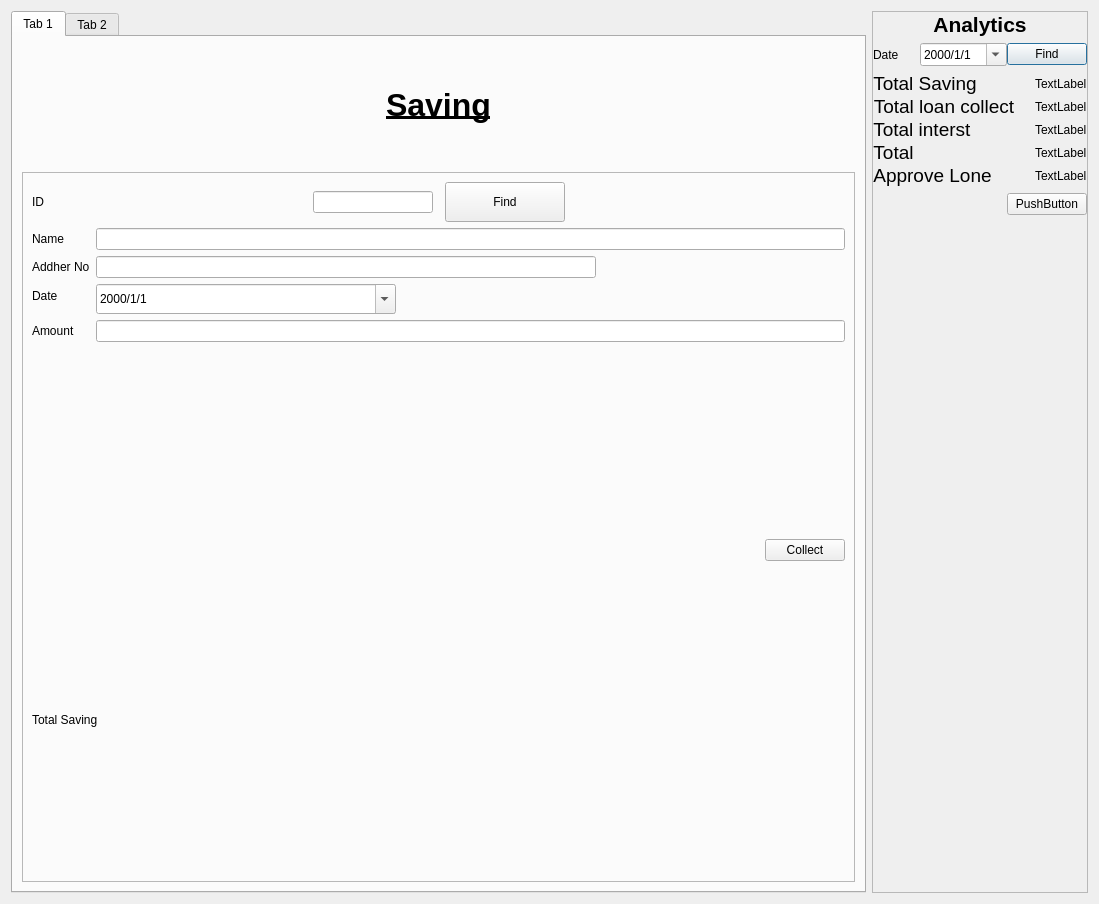
<?xml version="1.0" encoding="UTF-8"?>
<ui version="4.0">
 <class>Dialog</class>
 <widget class="QDialog" name="Dialog">
  <property name="geometry">
   <rect>
    <x>0</x>
    <y>0</y>
    <width>1099</width>
    <height>904</height>
   </rect>
  </property>
  <property name="windowTitle">
   <string>Dialog</string>
  </property>
  <layout class="QGridLayout" name="gridLayout_2">
   <item row="0" column="0">
    <layout class="QGridLayout" name="gridLayout" columnstretch="3,0">
     <item row="0" column="1">
      <widget class="QFrame" name="frame">
       <property name="frameShape">
        <enum>QFrame::StyledPanel</enum>
       </property>
       <property name="frameShadow">
        <enum>QFrame::Raised</enum>
       </property>
       <layout class="QGridLayout" name="gridLayout_6" rowstretch="0,0,0,0,0" rowminimumheight="0,0,2,0,0">
        <property name="leftMargin">
         <number>0</number>
        </property>
        <property name="topMargin">
         <number>0</number>
        </property>
        <property name="rightMargin">
         <number>0</number>
        </property>
        <property name="bottomMargin">
         <number>0</number>
        </property>
        <property name="horizontalSpacing">
         <number>0</number>
        </property>
        <item row="0" column="0">
         <layout class="QVBoxLayout" name="verticalLayout_2">
          <item>
           <widget class="QLabel" name="label_8">
            <property name="text">
             <string>&lt;!DOCTYPE HTML PUBLIC &quot;-//W3C//DTD HTML 4.0//EN&quot; &quot;http://www.w3.org/TR/REC-html40/strict.dtd&quot;&gt;
&lt;html&gt;&lt;head&gt;&lt;meta name=&quot;qrichtext&quot; content=&quot;1&quot; /&gt;&lt;style type=&quot;text/css&quot;&gt;
p, li { white-space: pre-wrap; }
&lt;/style&gt;&lt;/head&gt;&lt;body style=&quot; font-family:'MS Shell Dlg 2'; font-size:8pt; font-weight:400; font-style:normal;&quot;&gt;
&lt;p align=&quot;center&quot; style=&quot; margin-top:0px; margin-bottom:0px; margin-left:0px; margin-right:0px; -qt-block-indent:0; text-indent:0px;&quot;&gt;&lt;span style=&quot; font-size:16pt; font-weight:600;&quot;&gt;Analytics&lt;/span&gt;&lt;/p&gt;&lt;/body&gt;&lt;/html&gt;</string>
            </property>
           </widget>
          </item>
         </layout>
        </item>
        <item row="2" column="0">
         <layout class="QFormLayout" name="formLayout">
          <property name="horizontalSpacing">
           <number>20</number>
          </property>
          <item row="0" column="0">
           <widget class="QLabel" name="label_9">
            <property name="text">
             <string>&lt;html&gt;&lt;head/&gt;&lt;body&gt;&lt;p align=&quot;center&quot;&gt;&lt;span style=&quot; font-size:14pt;&quot;&gt;Total Saving&lt;/span&gt;&lt;/p&gt;&lt;/body&gt;&lt;/html&gt;</string>
            </property>
           </widget>
          </item>
          <item row="0" column="1">
           <widget class="QLabel" name="label_15">
            <property name="text">
             <string>TextLabel</string>
            </property>
           </widget>
          </item>
          <item row="1" column="0">
           <widget class="QLabel" name="label_10">
            <property name="text">
             <string>&lt;html&gt;&lt;head/&gt;&lt;body&gt;&lt;p align=&quot;center&quot;&gt;&lt;span style=&quot; font-size:14pt;&quot;&gt;Total loan collect&lt;/span&gt;&lt;/p&gt;&lt;/body&gt;&lt;/html&gt;</string>
            </property>
           </widget>
          </item>
          <item row="1" column="1">
           <widget class="QLabel" name="label_16">
            <property name="text">
             <string>TextLabel</string>
            </property>
           </widget>
          </item>
          <item row="2" column="0">
           <widget class="QLabel" name="label_11">
            <property name="text">
             <string>&lt;html&gt;&lt;head/&gt;&lt;body&gt;&lt;p align=&quot;center&quot;&gt;&lt;span style=&quot; font-size:14pt;&quot;&gt;Total interst &lt;/span&gt;&lt;/p&gt;&lt;/body&gt;&lt;/html&gt;</string>
            </property>
           </widget>
          </item>
          <item row="2" column="1">
           <widget class="QLabel" name="label_17">
            <property name="text">
             <string>TextLabel</string>
            </property>
           </widget>
          </item>
          <item row="3" column="0">
           <widget class="QLabel" name="label_12">
            <property name="text">
             <string>&lt;html&gt;&lt;head/&gt;&lt;body&gt;&lt;p align=&quot;center&quot;&gt;&lt;span style=&quot; font-size:14pt;&quot;&gt;Total&lt;/span&gt;&lt;/p&gt;&lt;/body&gt;&lt;/html&gt;</string>
            </property>
           </widget>
          </item>
          <item row="3" column="1">
           <widget class="QLabel" name="label_18">
            <property name="text">
             <string>TextLabel</string>
            </property>
           </widget>
          </item>
          <item row="4" column="0">
           <widget class="QLabel" name="label_13">
            <property name="text">
             <string>&lt;html&gt;&lt;head/&gt;&lt;body&gt;&lt;p align=&quot;center&quot;&gt;&lt;span style=&quot; font-size:14pt;&quot;&gt;Approve Lone&lt;/span&gt;&lt;/p&gt;&lt;/body&gt;&lt;/html&gt;</string>
            </property>
           </widget>
          </item>
          <item row="4" column="1">
           <widget class="QLabel" name="label_19">
            <property name="text">
             <string>TextLabel</string>
            </property>
           </widget>
          </item>
         </layout>
        </item>
        <item row="4" column="0">
         <spacer name="verticalSpacer">
          <property name="orientation">
           <enum>Qt::Vertical</enum>
          </property>
          <property name="sizeHint" stdset="0">
           <size>
            <width>20</width>
            <height>40</height>
           </size>
          </property>
         </spacer>
        </item>
        <item row="1" column="0">
         <layout class="QHBoxLayout" name="horizontalLayout_4">
          <item>
           <widget class="QLabel" name="label_14">
            <property name="text">
             <string>Date</string>
            </property>
           </widget>
          </item>
          <item>
           <widget class="QDateEdit" name="dateEdit">
            <property name="currentSection">
             <enum>QDateTimeEdit::YearSection</enum>
            </property>
            <property name="displayFormat">
             <string>yyyy/M/d</string>
            </property>
            <property name="calendarPopup">
             <bool>true</bool>
            </property>
           </widget>
          </item>
          <item>
           <widget class="QPushButton" name="analytics_data_find">
            <property name="text">
             <string>Find</string>
            </property>
           </widget>
          </item>
         </layout>
        </item>
        <item row="3" column="0">
         <layout class="QHBoxLayout" name="horizontalLayout_5">
          <item>
           <spacer name="horizontalSpacer_2">
            <property name="orientation">
             <enum>Qt::Horizontal</enum>
            </property>
            <property name="sizeHint" stdset="0">
             <size>
              <width>40</width>
              <height>20</height>
             </size>
            </property>
           </spacer>
          </item>
          <item>
           <widget class="QPushButton" name="pushButton">
            <property name="text">
             <string>PushButton</string>
            </property>
           </widget>
          </item>
         </layout>
        </item>
       </layout>
      </widget>
     </item>
     <item row="0" column="0">
      <widget class="QTabWidget" name="tabWidget">
       <property name="currentIndex">
        <number>0</number>
       </property>
       <widget class="QWidget" name="tab">
        <attribute name="title">
         <string>Tab 1</string>
        </attribute>
        <layout class="QGridLayout" name="gridLayout_5">
         <item row="1" column="1">
          <widget class="QFrame" name="frame_2">
           <property name="frameShape">
            <enum>QFrame::StyledPanel</enum>
           </property>
           <property name="frameShadow">
            <enum>QFrame::Raised</enum>
           </property>
           <layout class="QGridLayout" name="gridLayout_7">
            <item row="0" column="0">
             <layout class="QGridLayout" name="gridLayout_4">
              <item row="0" column="0">
               <layout class="QHBoxLayout" name="horizontalLayout_2">
                <property name="spacing">
                 <number>12</number>
                </property>
                <property name="rightMargin">
                 <number>280</number>
                </property>
                <item>
                 <widget class="QLabel" name="label_7">
                  <property name="styleSheet">
                   <string notr="true">QLabel{
	font: 75 14pt &quot;Arial&quot;;
}</string>
                  </property>
                  <property name="text">
                   <string>ID</string>
                  </property>
                 </widget>
                </item>
                <item>
                 <widget class="QLineEdit" name="sname_3">
                  <property name="maximumSize">
                   <size>
                    <width>120</width>
                    <height>16777215</height>
                   </size>
                  </property>
                  <property name="styleSheet">
                   <string notr="true"/>
                  </property>
                 </widget>
                </item>
                <item>
                 <widget class="QPushButton" name="sfind_btn">
                  <property name="maximumSize">
                   <size>
                    <width>120</width>
                    <height>40</height>
                   </size>
                  </property>
                  <property name="text">
                   <string>Find</string>
                  </property>
                 </widget>
                </item>
               </layout>
              </item>
              <item row="2" column="0">
               <layout class="QHBoxLayout" name="horizontalLayout">
                <item>
                 <spacer name="horizontalSpacer">
                  <property name="orientation">
                   <enum>Qt::Horizontal</enum>
                  </property>
                  <property name="sizeHint" stdset="0">
                   <size>
                    <width>40</width>
                    <height>20</height>
                   </size>
                  </property>
                 </spacer>
                </item>
                <item>
                 <widget class="QPushButton" name="scollect_btn">
                  <property name="text">
                   <string>Collect</string>
                  </property>
                 </widget>
                </item>
               </layout>
              </item>
              <item row="1" column="0">
               <layout class="QFormLayout" name="formLayout_2">
                <item row="0" column="0">
                 <widget class="QLabel" name="label">
                  <property name="styleSheet">
                   <string notr="true">QLabel{
	font: 75 14pt &quot;Arial&quot;;
}</string>
                  </property>
                  <property name="text">
                   <string>Name</string>
                  </property>
                 </widget>
                </item>
                <item row="0" column="1">
                 <widget class="QLineEdit" name="sname">
                  <property name="styleSheet">
                   <string notr="true"/>
                  </property>
                 </widget>
                </item>
                <item row="1" column="0">
                 <widget class="QLabel" name="label_2">
                  <property name="styleSheet">
                   <string notr="true">QLabel{
	font: 75 14pt &quot;Arial&quot;;
}</string>
                  </property>
                  <property name="text">
                   <string>Addher No</string>
                  </property>
                 </widget>
                </item>
                <item row="1" column="1">
                 <widget class="QLineEdit" name="saddher">
                  <property name="maximumSize">
                   <size>
                    <width>500</width>
                    <height>16777215</height>
                   </size>
                  </property>
                 </widget>
                </item>
                <item row="2" column="0">
                 <widget class="QLabel" name="label_3">
                  <property name="styleSheet">
                   <string notr="true">QLabel{
	font: 75 14pt &quot;Arial&quot;;
}</string>
                  </property>
                  <property name="text">
                   <string>Date</string>
                  </property>
                 </widget>
                </item>
                <item row="2" column="1">
                 <widget class="QDateEdit" name="sdate">
                  <property name="minimumSize">
                   <size>
                    <width>200</width>
                    <height>30</height>
                   </size>
                  </property>
                  <property name="maximumSize">
                   <size>
                    <width>300</width>
                    <height>16777215</height>
                   </size>
                  </property>
                  <property name="displayFormat">
                   <string>yyyy/M/d</string>
                  </property>
                  <property name="calendarPopup">
                   <bool>true</bool>
                  </property>
                 </widget>
                </item>
                <item row="3" column="0">
                 <widget class="QLabel" name="snamelabel">
                  <property name="styleSheet">
                   <string notr="true">QLabel{
	font: 75 14pt &quot;Arial&quot;;
}</string>
                  </property>
                  <property name="text">
                   <string>Amount</string>
                  </property>
                 </widget>
                </item>
                <item row="3" column="1">
                 <widget class="QLineEdit" name="samount"/>
                </item>
               </layout>
              </item>
              <item row="3" column="0">
               <layout class="QHBoxLayout" name="horizontalLayout_3">
                <item>
                 <widget class="QLabel" name="snamelabel_2">
                  <property name="styleSheet">
                   <string notr="true">QLabel{
	font: 75 14pt &quot;Arial&quot;;
}</string>
                  </property>
                  <property name="text">
                   <string>Total Saving</string>
                  </property>
                 </widget>
                </item>
                <item>
                 <widget class="QLabel" name="member_total_saving">
                  <property name="styleSheet">
                   <string notr="true">font: 75 italic 12pt &quot;Verdana&quot;;
color:rgb(255, 122, 61);</string>
                  </property>
                  <property name="text">
                   <string/>
                  </property>
                 </widget>
                </item>
               </layout>
              </item>
             </layout>
            </item>
           </layout>
          </widget>
         </item>
         <item row="0" column="1">
          <widget class="QLabel" name="label_20">
           <property name="maximumSize">
            <size>
             <width>16777215</width>
             <height>120</height>
            </size>
           </property>
           <property name="text">
            <string>&lt;html&gt;&lt;head/&gt;&lt;body&gt;&lt;p align=&quot;center&quot;&gt;&lt;span style=&quot; font-size:24pt; font-weight:600; text-decoration: underline;&quot;&gt;Saving&lt;/span&gt;&lt;/p&gt;&lt;/body&gt;&lt;/html&gt;</string>
           </property>
          </widget>
         </item>
        </layout>
       </widget>
       <widget class="QWidget" name="tab_2">
        <attribute name="title">
         <string>Tab 2</string>
        </attribute>
        <layout class="QGridLayout" name="gridLayout_13">
         <item row="0" column="0">
          <widget class="QLabel" name="label_21">
           <property name="maximumSize">
            <size>
             <width>16777215</width>
             <height>120</height>
            </size>
           </property>
           <property name="text">
            <string>&lt;html&gt;&lt;head/&gt;&lt;body&gt;&lt;p align=&quot;center&quot;&gt;&lt;span style=&quot; font-size:24pt; font-weight:600; text-decoration: underline;&quot;&gt;Loan&lt;/span&gt;&lt;/p&gt;&lt;/body&gt;&lt;/html&gt;</string>
           </property>
          </widget>
         </item>
         <item row="1" column="0">
          <layout class="QGridLayout" name="gridLayout_9">
           <item row="0" column="0">
            <layout class="QHBoxLayout" name="horizontalLayout_6">
             <property name="spacing">
              <number>12</number>
             </property>
             <property name="rightMargin">
              <number>280</number>
             </property>
             <item>
              <widget class="QLabel" name="label_38">
               <property name="text">
                <string>Lone No</string>
               </property>
              </widget>
             </item>
             <item>
              <widget class="QLineEdit" name="LoneNo">
               <property name="maximumSize">
                <size>
                 <width>120</width>
                 <height>16777215</height>
                </size>
               </property>
               <property name="styleSheet">
                <string notr="true"/>
               </property>
              </widget>
             </item>
             <item>
              <widget class="QPushButton" name="saving_find_btn">
               <property name="maximumSize">
                <size>
                 <width>120</width>
                 <height>40</height>
                </size>
               </property>
               <property name="text">
                <string>Find</string>
               </property>
              </widget>
             </item>
            </layout>
           </item>
           <item row="2" column="0">
            <layout class="QGridLayout" name="gridLayout_11">
             <item row="0" column="0">
              <widget class="QTableWidget" name="tableWidget_2">
               <property name="minimumSize">
                <size>
                 <width>0</width>
                 <height>300</height>
                </size>
               </property>
               <property name="selectionMode">
                <enum>QAbstractItemView::SingleSelection</enum>
               </property>
               <property name="textElideMode">
                <enum>Qt::ElideMiddle</enum>
               </property>
               <property name="rowCount">
                <number>12</number>
               </property>
               <attribute name="horizontalHeaderDefaultSectionSize">
                <number>120</number>
               </attribute>
               <row/>
               <row/>
               <row/>
               <row/>
               <row/>
               <row/>
               <row/>
               <row/>
               <row/>
               <row/>
               <row/>
               <row/>
               <column>
                <property name="text">
                 <string>Month</string>
                </property>
               </column>
               <column>
                <property name="text">
                 <string>Date</string>
                </property>
               </column>
               <column>
                <property name="text">
                 <string>Amount</string>
                </property>
               </column>
               <column>
                <property name="text">
                 <string>Interest</string>
                </property>
               </column>
               <column>
                <property name="text">
                 <string>Total</string>
                </property>
               </column>
               <item row="0" column="0">
                <property name="text">
                 <string>January</string>
                </property>
               </item>
               <item row="1" column="0">
                <property name="text">
                 <string> February</string>
                </property>
               </item>
               <item row="2" column="0">
                <property name="text">
                 <string> March</string>
                </property>
               </item>
               <item row="3" column="0">
                <property name="text">
                 <string>April</string>
                </property>
               </item>
               <item row="4" column="0">
                <property name="text">
                 <string>May</string>
                </property>
               </item>
               <item row="5" column="0">
                <property name="text">
                 <string>June</string>
                </property>
               </item>
               <item row="6" column="0">
                <property name="text">
                 <string>July</string>
                </property>
               </item>
               <item row="7" column="0">
                <property name="text">
                 <string>August</string>
                </property>
               </item>
               <item row="8" column="0">
                <property name="text">
                 <string>September</string>
                </property>
               </item>
               <item row="9" column="0">
                <property name="text">
                 <string>October</string>
                </property>
               </item>
               <item row="10" column="0">
                <property name="text">
                 <string>November</string>
                </property>
               </item>
               <item row="11" column="0">
                <property name="text">
                 <string>December</string>
                </property>
               </item>
              </widget>
             </item>
            </layout>
           </item>
           <item row="1" column="1">
            <layout class="QGridLayout" name="gridLayout_12">
             <item row="0" column="0">
              <layout class="QFormLayout" name="formLayout_8">
               <item row="0" column="0">
                <widget class="QLabel" name="label_22">
                 <property name="text">
                  <string>Lone Taken</string>
                 </property>
                </widget>
               </item>
               <item row="1" column="0">
                <widget class="QLabel" name="label_44">
                 <property name="text">
                  <string>Remaning Lone</string>
                 </property>
                </widget>
               </item>
               <item row="3" column="0">
                <widget class="QLabel" name="label_45">
                 <property name="text">
                  <string>Total Lone Pay</string>
                 </property>
                </widget>
               </item>
               <item row="4" column="0">
                <widget class="QLabel" name="label_46">
                 <property name="text">
                  <string>Total Intrest Pay</string>
                 </property>
                </widget>
               </item>
               <item row="5" column="0">
                <widget class="QLabel" name="label_47">
                 <property name="text">
                  <string>tTotal Intrest Paid</string>
                 </property>
                </widget>
               </item>
               <item row="2" column="0">
                <widget class="QLabel" name="label_48">
                 <property name="text">
                  <string>Remaning Intrest Pay</string>
                 </property>
                </widget>
               </item>
               <item row="0" column="1">
                <widget class="QLabel" name="label_49">
                 <property name="text">
                  <string>TextLabel</string>
                 </property>
                </widget>
               </item>
               <item row="1" column="1">
                <widget class="QLabel" name="label_50">
                 <property name="text">
                  <string>TextLabel</string>
                 </property>
                </widget>
               </item>
               <item row="4" column="1">
                <widget class="QLabel" name="label_51">
                 <property name="text">
                  <string>TextLabel</string>
                 </property>
                </widget>
               </item>
               <item row="5" column="1">
                <widget class="QLabel" name="label_52">
                 <property name="text">
                  <string>TextLabel</string>
                 </property>
                </widget>
               </item>
               <item row="3" column="1">
                <widget class="QLabel" name="label_53">
                 <property name="text">
                  <string>TextLabel</string>
                 </property>
                </widget>
               </item>
               <item row="2" column="1">
                <widget class="QLabel" name="label_54">
                 <property name="text">
                  <string>TextLabel</string>
                 </property>
                </widget>
               </item>
              </layout>
             </item>
            </layout>
           </item>
           <item row="1" column="0">
            <layout class="QFormLayout" name="formLayout_7">
             <item row="0" column="0">
              <widget class="QLabel" name="label_39">
               <property name="text">
                <string>Name</string>
               </property>
              </widget>
             </item>
             <item row="0" column="1">
              <widget class="QLineEdit" name="lone_name_2">
               <property name="minimumSize">
                <size>
                 <width>400</width>
                 <height>0</height>
                </size>
               </property>
               <property name="maximumSize">
                <size>
                 <width>100</width>
                 <height>16777215</height>
                </size>
               </property>
              </widget>
             </item>
             <item row="1" column="0">
              <widget class="QLabel" name="label_40">
               <property name="text">
                <string>Addher No</string>
               </property>
              </widget>
             </item>
             <item row="1" column="1">
              <widget class="QLineEdit" name="addhere_no_2">
               <property name="maximumSize">
                <size>
                 <width>400</width>
                 <height>16777215</height>
                </size>
               </property>
              </widget>
             </item>
             <item row="2" column="0">
              <widget class="QLabel" name="label_41">
               <property name="text">
                <string>Date</string>
               </property>
              </widget>
             </item>
             <item row="2" column="1">
              <widget class="QDateEdit" name="collect_date_2">
               <property name="maximumSize">
                <size>
                 <width>100</width>
                 <height>16777215</height>
                </size>
               </property>
               <property name="displayFormat">
                <string>yyyy/M/d</string>
               </property>
               <property name="calendarPopup">
                <bool>true</bool>
               </property>
              </widget>
             </item>
             <item row="3" column="0">
              <widget class="QLabel" name="label_42">
               <property name="text">
                <string>Amount</string>
               </property>
              </widget>
             </item>
             <item row="3" column="1">
              <widget class="QLineEdit" name="collect_ammount_2">
               <property name="maximumSize">
                <size>
                 <width>400</width>
                 <height>16777215</height>
                </size>
               </property>
              </widget>
             </item>
             <item row="4" column="0">
              <widget class="QLabel" name="label_43">
               <property name="text">
                <string>Interst</string>
               </property>
              </widget>
             </item>
             <item row="5" column="1">
              <layout class="QGridLayout" name="gridLayout_10">
               <item row="0" column="0">
                <widget class="QPushButton" name="collect_lone_btn_2">
                 <property name="text">
                  <string>collect</string>
                 </property>
                </widget>
               </item>
              </layout>
             </item>
             <item row="4" column="1">
              <widget class="QLabel" name="label_55">
               <property name="text">
                <string>TextLabel</string>
               </property>
              </widget>
             </item>
            </layout>
           </item>
          </layout>
         </item>
        </layout>
       </widget>
      </widget>
     </item>
    </layout>
   </item>
  </layout>
 </widget>
 <resources/>
 <connections/>
</ui>
